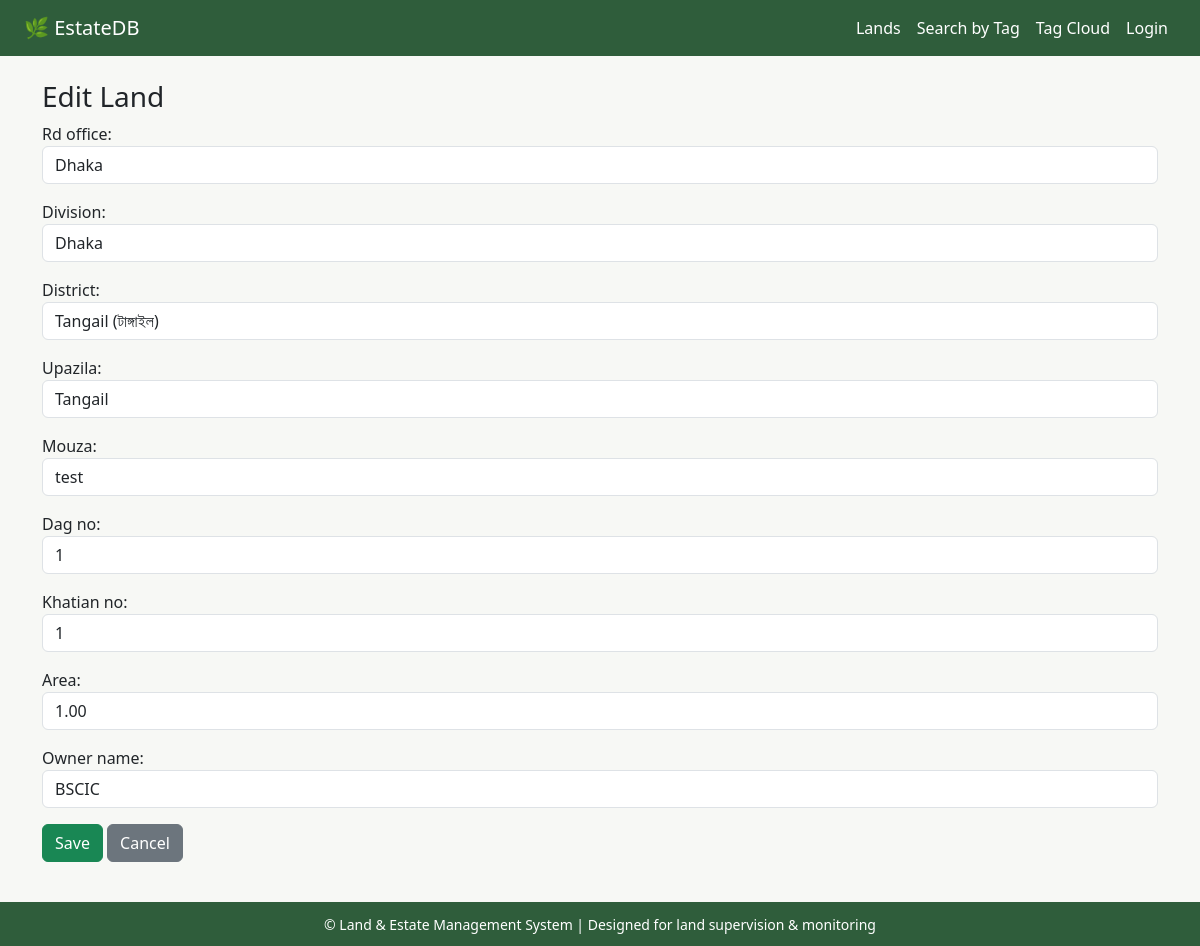
The app's page /lands/edit/4/, older data.
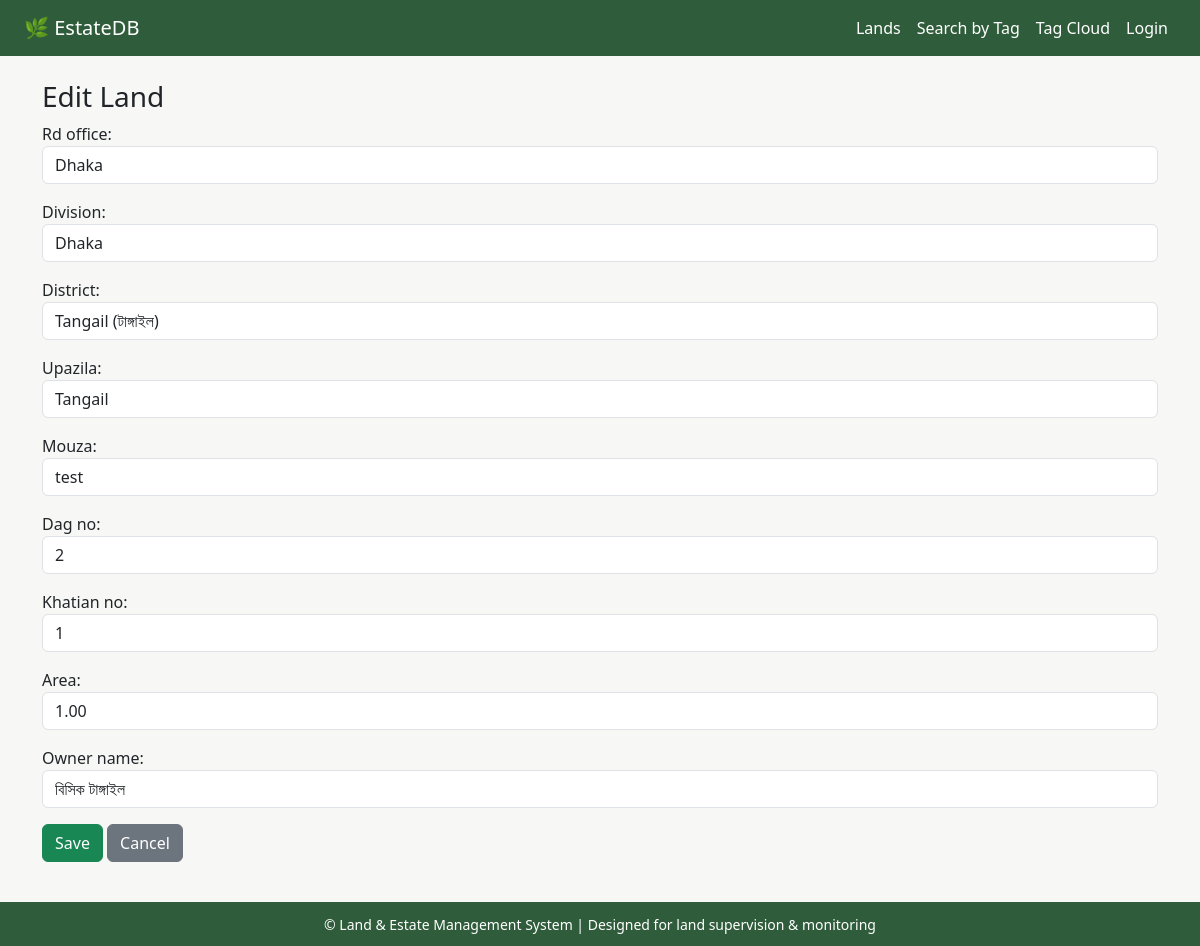
The same page, newer data.
### lands/models.py (models this page shows, shortened)
class Land(models.Model):
    rd_office = models.CharField(max_length=100)
    division = models.CharField(max_length=100)
    district = models.CharField(max_length=100)
    upazila = models.CharField(max_length=100)
    mouza = models.CharField(max_length=100, blank=True, null=True)
    dag_no = models.CharField(max_length=50, blank=True, null=True)
    khatian_no = models.CharField(max_length=50, blank=True, null=True)
    area = models.DecimalField(max_digits=10, decimal_places=2, help_text="Area in acres")
    owner_name = models.CharField(max_length=150)
    created_at = models.DateTimeField(auto_now_add=True)
    updated_at = models.DateTimeField(auto_now=True)

### lands/views.py (the view)
# urls.py: path('edit/<int:pk>/', views.land_update, name='land_update'),
def land_update(request, pk):
    land = get_object_or_404(Land, pk=pk)
    if request.method == "POST":
        form = LandForm(request.POST, instance=land)
        if form.is_valid():
            form.save()
            messages.success(request, "Land record updated successfully!")
            return redirect('lands:land_list')
    else:
        form = LandForm(instance=land)
    return render(request, 'lands/land_form.html', {
        'form': form,
        'title': 'Edit Land',
        'districts_json': DISTRICTS,
        'divisions': DIVISION_NAMES,
    })

### lands/forms.py
class LandForm(forms.ModelForm):
    district = forms.ChoiceField(
        choices=DISTRICT_CHOICES_WITH_BN,
        widget=forms.Select(attrs={'class': 'form-control'}),
        label="District"
    )
    division = forms.ChoiceField(
        choices=[(k, v) for k, v in DIVISION_NAMES.items()],
        widget=forms.Select(attrs={'class': 'form-control'}),
        label="Division"
    )
    class Meta:
        model = Land
        fields = [
            'rd_office', 'division', 'district', 'upazila', 'mouza',
            'dag_no', 'khatian_no', 'area', 'owner_name'
        ]
        widgets = {
            'rd_office': forms.TextInput(attrs={'class': 'form-control'}),
            'upazila': forms.TextInput(attrs={'class': 'form-control'}),
            'mouza': forms.TextInput(attrs={'class': 'form-control'}),
            'dag_no': forms.TextInput(attrs={'class': 'form-control'}),
            'khatian_no': forms.TextInput(attrs={'class': 'form-control'}),
            'area': forms.NumberInput(attrs={'class': 'form-control'}),
            'owner_name': forms.TextInput(attrs={'class': 'form-control'}),
        }

### lands/templates/lands/land_form.html (shortened to what this page needs)
{% extends "base.html" %}
{% block content %}
<h3>{{ title }}</h3>
<form method="post">
    {% for field in form %}
        <div class="mb-3">
            {{ field.label_tag }}
            {{ field }}
        </div>
    {% endfor %}
    <button type="submit" class="btn btn-success">Save</button>
    <a href="{% url 'lands:land_list' %}" class="btn btn-secondary">Cancel</a>
</form>
{% endblock %}

Row changes from the older to the newer data that the page shows:
changed Land "Dhaka": dag_no "1" → "2"; owner_name "BSCIC" → "বিসিক টাঙ্গাইল"
